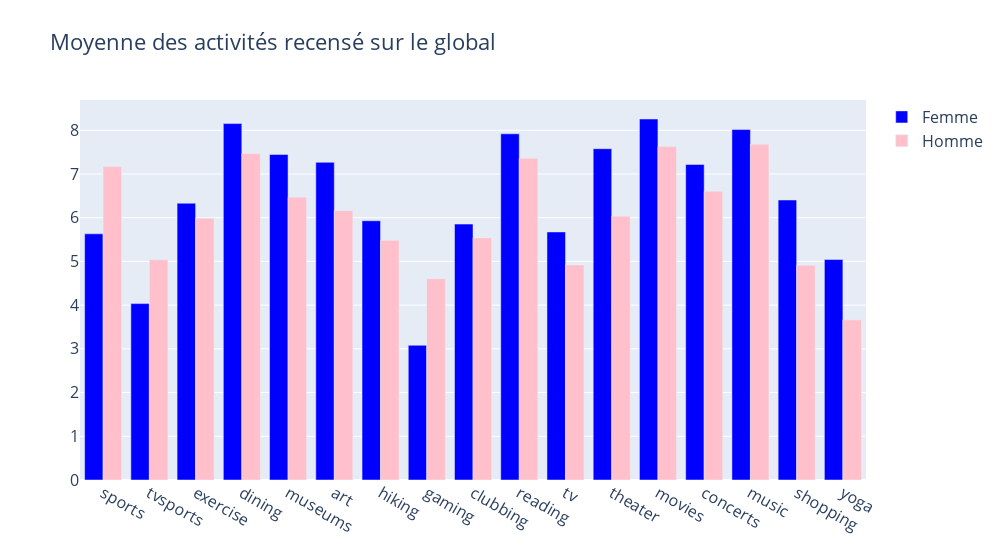
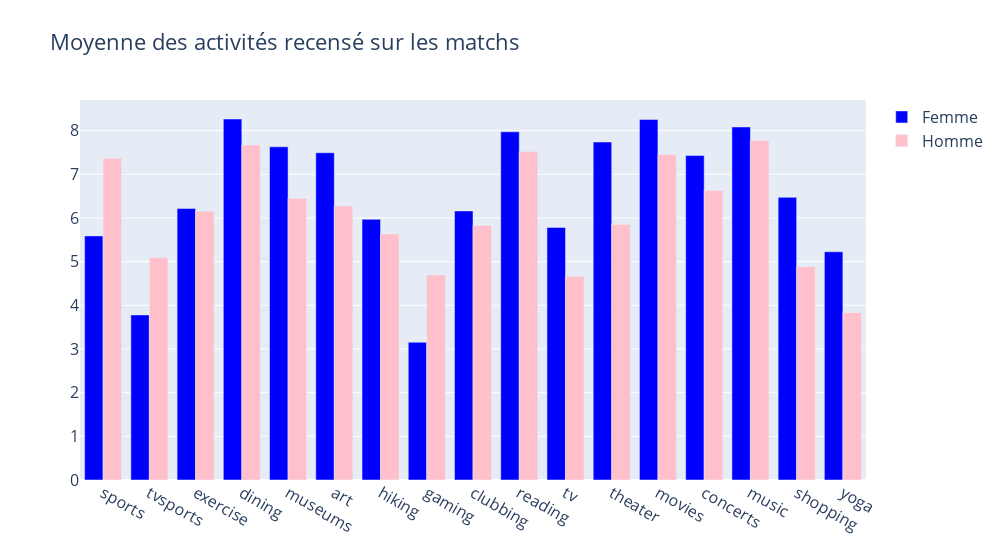

The code cell stored with these charts, in order, in its notebook:
### Code cell
# activity visual filter by gender on global
attribue_genre = df[["gender", "sports", "tvsports", "exercise", "dining", "museums", "art", "hiking","gaming", "clubbing", "reading", "tv", "theater", "movies", "concerts", "music", "shopping", "yoga",]].groupby("gender").mean()
rename_index = {0 : "Femme", 1 : "Homme"}
attribue_genre.rename(index=rename_index, inplace=True)

# filter for visual activities by gender on matches
df_match = df[(df["match"] == 1)]
attribue_genre_match = df_match[["gender", "sports", "tvsports", "exercise", "dining", "museums", "art", "hiking","gaming", "clubbing", "reading", "tv", "theater", "movies", "concerts", "music", "shopping", "yoga",]].groupby("gender").mean()
rename_index = {0 : "Femme", 1 : "Homme"}
attribue_genre_match.rename(index=rename_index, inplace=True)

fig = go.Figure()
fig2 = go.Figure()

fig.add_trace(go.Bar(
    y=list(attribue_genre.iloc[0]),
    x=attribue_genre.columns.values,
    name='Femme',
    marker=dict(
        color='blue'
    ),  
))

fig.add_trace(go.Bar(
    y=list(attribue_genre.iloc[1]),
    x=attribue_genre.columns.values,
    name='Homme',
    marker=dict(
        color='pink'
    ),  
))

fig2.add_trace(go.Bar(
    y=list(attribue_genre_match.iloc[0]),
    x=attribue_genre_match.columns.values,
    name='Femme',
    marker=dict(
        color='blue'
    ),  
))

fig2.add_trace(go.Bar(
    y=list(attribue_genre_match.iloc[1]),
    x=attribue_genre_match.columns.values,
    name='Homme',
    marker=dict(
        color='pink'
    ),  
))

fig.update_layout(
    width=1000,
    title='Average of activities listed on the global',
    font=dict(
        size=16
    ),
    legend=dict(
        font=dict(
            size=16
            )))
fig2.update_layout(
    width=1000,
    title='Average of the activities recorded on the matches',
    font=dict(
        size=16
    ),
    legend=dict(
        font=dict(
            size=16
            )))
fig.show()
fig2.show()

### Figure 1 — Plotly figure (JSON) as saved in the notebook; plotly's stock layout.template omitted (floating-point values rounded to 4 significant figures)
{"data": [{"marker": {"color": "blue"}, "name": "Femme", "type": "bar", "x": ["sports", "tvsports", "exercise", "dining", "museums", "art", "hiking", "gaming", "clubbing", "reading", "tv", "theater", "movies", "concerts", "music", "shopping", "yoga"], "y": [5.632, 4.035, 6.332, 8.153, 7.446, 7.267, 5.93, 3.082, 5.854, 7.919, 5.675, 7.579, 8.258, 7.219, 8.016, 6.405, 5.044]}, {"marker": {"color": "pink"}, "name": "Homme", "type": "bar", "x": ["sports", "tvsports", "exercise", "dining", "museums", "art", "hiking", "gaming", "clubbing", "reading", "tv", "theater", "movies", "concerts", "music", "shopping", "yoga"], "y": [7.171, 5.039, 5.99, 7.468, 6.47, 6.162, 5.482, 4.606, 5.538, 7.359, 4.92, 6.035, 7.628, 6.604, 7.683, 4.913, 3.664]}], "layout": {"font": {"size": 16}, "legend": {"font": {"size": 16}}, "title": {"text": "Moyenne des activités recensé sur le global"}, "width": 1000}}

### Figure 2 — Plotly figure (JSON) as saved in the notebook; plotly's stock layout.template omitted (floating-point values rounded to 4 significant figures)
{"data": [{"marker": {"color": "blue"}, "name": "Femme", "type": "bar", "x": ["sports", "tvsports", "exercise", "dining", "museums", "art", "hiking", "gaming", "clubbing", "reading", "tv", "theater", "movies", "concerts", "music", "shopping", "yoga"], "y": [5.59, 3.779, 6.219, 8.266, 7.629, 7.494, 5.969, 3.154, 6.161, 7.973, 5.783, 7.738, 8.253, 7.429, 8.083, 6.472, 5.226]}, {"marker": {"color": "pink"}, "name": "Homme", "type": "bar", "x": ["sports", "tvsports", "exercise", "dining", "museums", "art", "hiking", "gaming", "clubbing", "reading", "tv", "theater", "movies", "concerts", "music", "shopping", "yoga"], "y": [7.37, 5.095, 6.153, 7.671, 6.447, 6.275, 5.634, 4.691, 5.831, 7.522, 4.664, 5.853, 7.452, 6.628, 7.776, 4.885, 3.831]}], "layout": {"font": {"size": 16}, "legend": {"font": {"size": 16}}, "title": {"text": "Moyenne des activités recensé sur les matchs"}, "width": 1000}}
